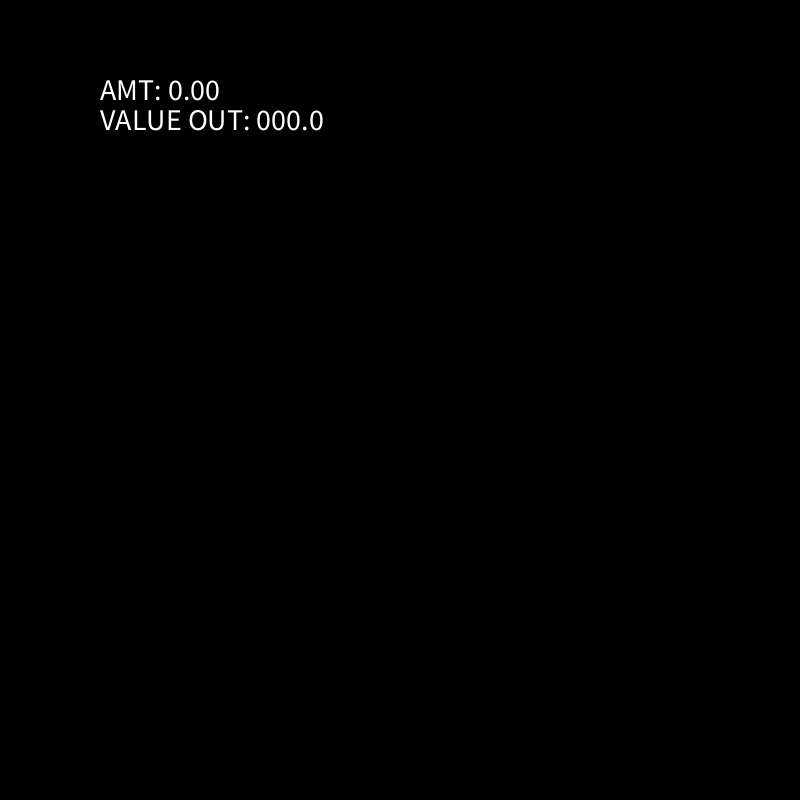
Frame 1 (no input)
Frame 60 (the mouse pressed at the canvas centre just before this capture): identical to frame 1, image omitted
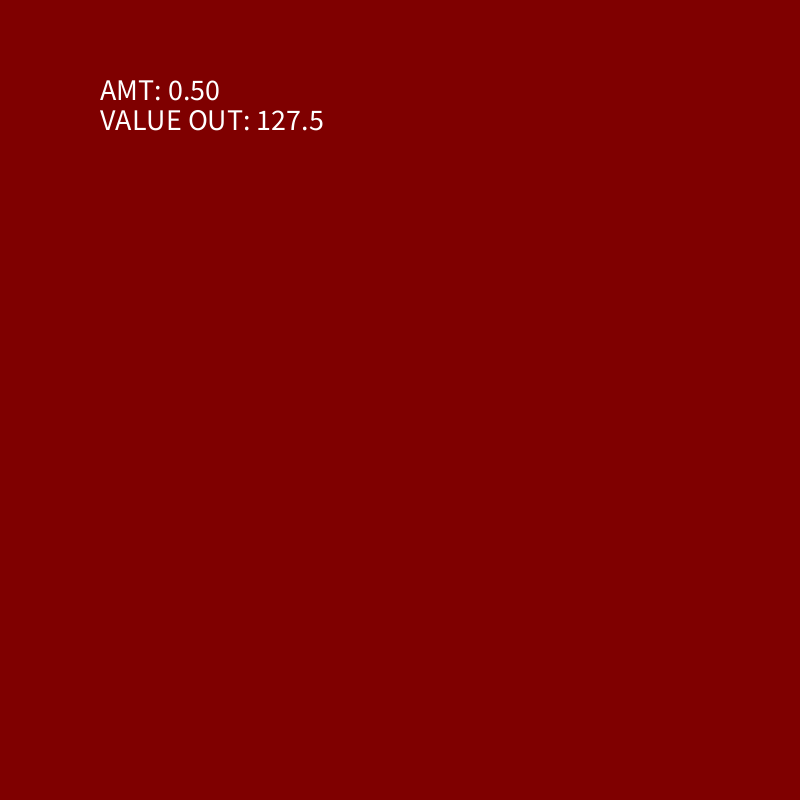
Frame 120 (the mouse held since frame 60 and released just before this capture)

The Processing sketch that drew these frames (run headless with seeded random() and noise(); from frame 60 on, the mouse is pressed at the canvas centre):

// Processing sketch: customInterpolation
// ── customInterpolation.pde

float lowOut = 0;
float highOut = 255;

float amt;
float valueOut;

void setup(){
  size(800,800);
  background(255);
  strokeWeight(3);
}


void draw(){
   
  amt = mouseX/(float)width;
  valueOut = lowOut + amt*(highOut - lowOut);

  background(valueOut, 0, 0);
  
  fill(255);
  textSize(30);
  text("AMT: "+ nf(amt, 1, 2), 100,100);
  text("VALUE OUT: "+nf(valueOut, 3,1), 100,130);
  
}
